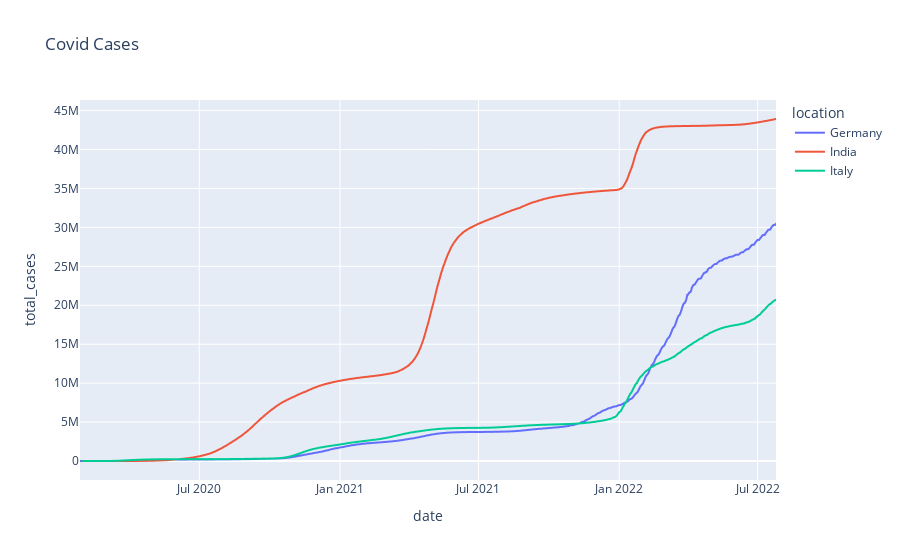

This figure's notebook cell:
### Code cell
fig=px.line(df_my_list, x="date", y="total_cases", color = "location", title="Covid Cases")
fig.show()

### Figure 1 — Plotly figure (JSON) as saved in the notebook; plotly's stock layout.template omitted (floating-point values rounded to 4 significant figures; data arrays with more than 128 entries replaced by an {"elided": "..."} marker saying what was removed)
{"data": [{"hovertemplate": "location=Germany<br>date=%{x}<br>total_cases=%{y}<extra></extra>", "legendgroup": "Germany", "line": {"color": "#636efa", "dash": "solid"}, "marker": {"symbol": "circle"}, "mode": "lines", "name": "Germany", "showlegend": true, "type": "scattergl", "x": {"elided": "911 str values"}, "xaxis": "x", "y": {"elided": "911 int values"}, "yaxis": "y"}, {"hovertemplate": "location=India<br>date=%{x}<br>total_cases=%{y}<extra></extra>", "legendgroup": "India", "line": {"color": "#EF553B", "dash": "solid"}, "marker": {"symbol": "circle"}, "mode": "lines", "name": "India", "showlegend": true, "type": "scattergl", "x": {"elided": "908 str values"}, "xaxis": "x", "y": {"elided": "908 int values"}, "yaxis": "y"}, {"hovertemplate": "location=Italy<br>date=%{x}<br>total_cases=%{y}<extra></extra>", "legendgroup": "Italy", "line": {"color": "#00cc96", "dash": "solid"}, "marker": {"symbol": "circle"}, "mode": "lines", "name": "Italy", "showlegend": true, "type": "scattergl", "x": {"elided": "907 str values"}, "xaxis": "x", "y": {"elided": "907 int values"}, "yaxis": "y"}], "layout": {"legend": {"title": {"text": "location"}, "tracegroupgap": 0}, "title": {"text": "Covid Cases"}, "xaxis": {"anchor": "y", "domain": [0, 1], "title": {"text": "date"}}, "yaxis": {"anchor": "x", "domain": [0, 1], "title": {"text": "total_cases"}}}}
